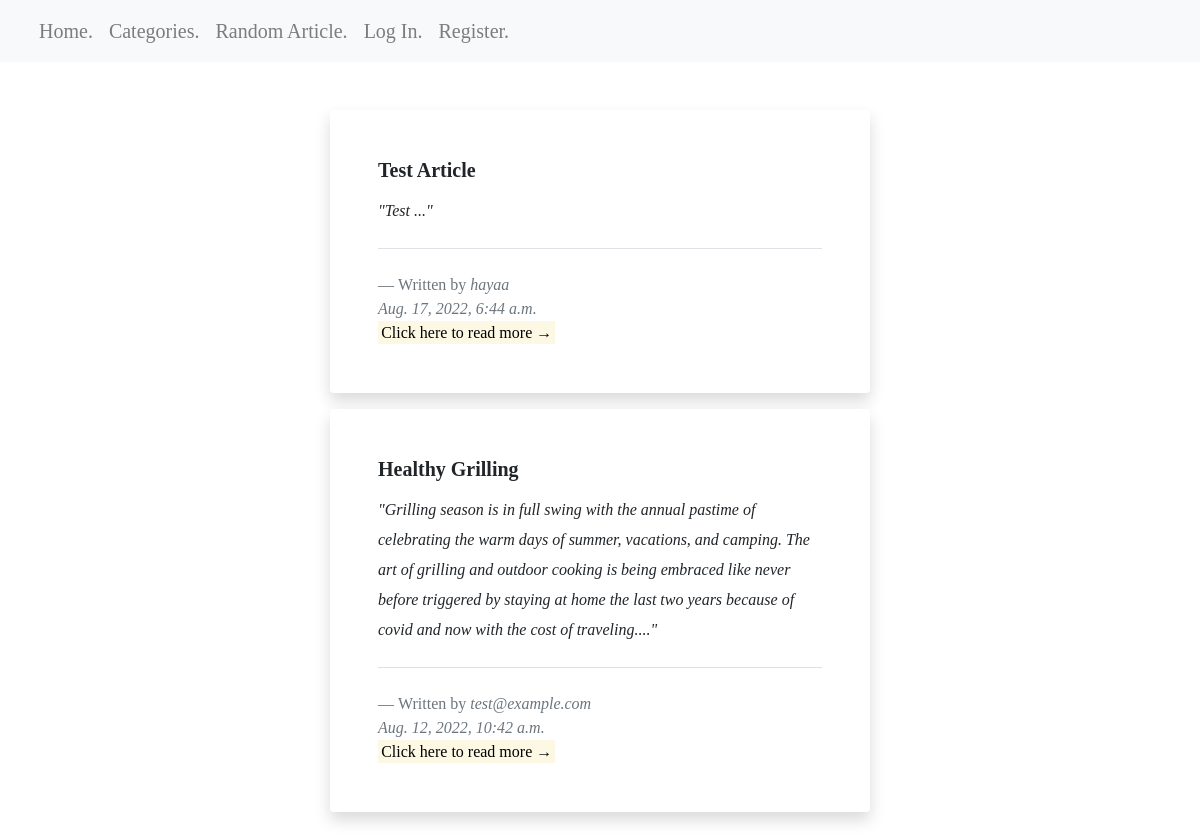
Page /category/2 on the committed database.
### final/models.py (models this page shows, shortened)
class Article(models.Model):
    title = models.CharField(max_length=1000)
    author = models.ForeignKey(User, on_delete=models.CASCADE, related_name="articles")
    brief = models.TextField()
    text = models.TextField()
    date = models.DateTimeField(auto_now_add=True)
    category = models.ForeignKey(Categories, on_delete=models.CASCADE, blank=True, null=True, related_name="categories")
    read_later = models.ManyToManyField(User, blank=True, related_name="read_later")

class User(AbstractUser):
    pass

### final/views.py (the view)
# urls.py: path("category/<int:category_id>", views.category, name="category"),
def category(request, category_id):
    category = Categories.objects.get(pk=category_id)
    articles = Article.objects.filter(category=category).order_by('-date')
    return render(request, "final/category.html", {
        "articles": articles
    })

### final/templates/final/category.html (shortened to what this page needs)
{% extends "final/layout.html" %}
{% load static %}
{% block body %}
   <section class="py-5">
    <div class="container">
    {% for article in articles %}
        <div class="row">
            <div class="col-lg-6 mx-auto" onclick="this.querySelector('a').click(); return true;">
                <blockquote class="blockquote blockquote-custom bg-white p-5 shadow rounded">
                    <h5 class="card-title"><b>{{ article.title }}</b></h5>
                    <p class="mb-0 mt-2 font-italic"><small>"{{ article.brief }}..."</small></p>
                    <footer class="blockquote-footer pt-4 mt-4 border-top">Written by
                        <cite title="Source Title">{{ article.author }}</cite>
                        <br>
                        <cite title="Source Title">{{ article.date }}</cite>
                        <br>
                        <a  class="text-decoration-none text-dark" href="{% url 'article' article.id %}"><mark>Click here to read more →</mark></a>
                    </footer>
                </blockquote>
            </div>
        </div>
        {% endfor %}
    </div>
</section>
{% endblock %}

### final/static/final/styles.css (style rules this page uses)
body { font-family: 'Times New Roman', serif; background-color: white; background-size: 100%; }

### rows in the picture
Article: title "Test Article", brief "Test", author "hayaa", date "Aug. 17, 2022, 6:44 a.m."
Article: title "Healthy Grilling", brief "Grilling season is in full swing with the annual pastime of celebrating the warm days of summer, vacations, and camping. The art of grilling and outdoor cooking is being embraced like never before triggered by staying at home the last two years because of covid and now with the cost of traveling.", author "test@example.com", date "Aug. 12, 2022, 10:42 a.m."
